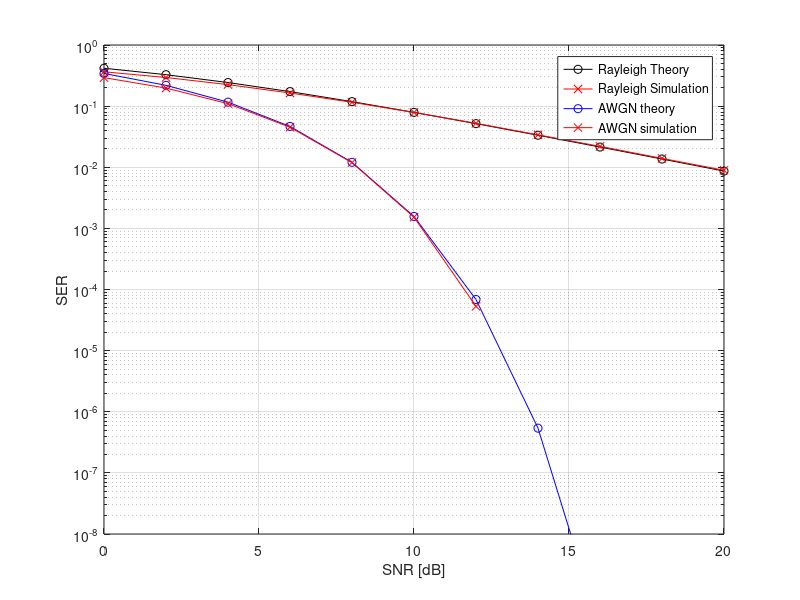

The MATLAB script that drew this image:
close all
clear all
clc

j = sqrt(-1);                           % define complex number
N = 1e6;                               % define number of symbols
s = [-1+j -1-j +1+j +1-j];              % define BPSK symbols
s = s/norm(s)*sqrt(length(s));          % normalize the energy
SNR_dB = 0:2:20;             % range of SNR dB values
SNR = db2pow(SNR_dB);                   % convert dB to power
sigma = 1./sqrt(2*SNR);                 % define noise standard deviation
error = zeros(1,length(SNR));           % initialize the error
error_awgn = zeros(1,length(SNR));           % initialize the error

% Ps_theory = 2.*(qfunc(sqrt(SNR))) + (qfunc(sqrt(SNR))).^2;
Ps_rayleigh = zeros(length(SNR), 1);
Ps_gaussian = zeros(length(SNR), 1);

a = 1;
for i = 1:length(SNR)    
    txd = randsrc(1,N,s);                   % generate QPSK symbols
    txd = repmat(txd,[a,1]);

    noise = randn(a,N) + j*randn(a,N);      % generate noise
    ch = (randn(a,N)+j*randn(a,N))/sqrt(2); % generate complex-gaussian channel with unit power

    % rayleigh fading and AWGN channel porcess
    rxd = ch.*txd + noise.*sigma(i);
    rxd_awgn = txd + noise.*sigma(i);
    
    % ML decoding (find minimum distance)
    ML =  [   (rxd-(s(1)*ones(a,length(rxd))).*ch).^2;
              (rxd-(s(2)*ones(a,length(rxd))).*ch).^2;
              (rxd-(s(3)*ones(a,length(rxd))).*ch).^2;
              (rxd-(s(4)*ones(a,length(rxd))).*ch).^2];           
    
    [ ~, index] = min(ML,[],1);               
    index(index == 1) = s(1);
    index(index == 2) = s(2);  
    index(index == 3) = s(3);
    index(index == 4) = s(4);     
    
    ML_awgn =  [   (rxd_awgn-(s(1)*ones(a,length(rxd)))).^2;
              (rxd_awgn-(s(2)*ones(a,length(rxd_awgn)))).^2;
              (rxd_awgn-(s(3)*ones(a,length(rxd_awgn)))).^2;
              (rxd_awgn-(s(4)*ones(a,length(rxd_awgn)))).^2];           
    [ ~, index_awgn] = min(ML_awgn,[],1);               
    index_awgn(index_awgn == 1) = s(1);
    index_awgn(index_awgn == 2) = s(2);  
    index_awgn(index_awgn == 3) = s(3);
    index_awgn(index_awgn == 4) = s(4);     
    
    % count the error
    error(i) = size(find(index-txd),2);

    error_awgn(i) = size(find(index_awgn-txd),2);

    % theory
    gamma_i = SNR(i);
    Ps_gaussian(i) = 2.*(qfunc(sqrt(gamma_i))) + (qfunc(sqrt(gamma_i))).^2;
    Ps_rayleigh(i) = 1 / (1+gamma_i) - (1/4)*(1 / (2*gamma_i+1));
    % Ps_rayleigh(i) = 0.5 * (1 - sqrt(gamma_i / (2 + gamma_i)));
    
end
error = error/N;
error_awgn = error_awgn/N;

M = 4;
b = sqrt((2*(sin(pi/M))^2)^2.*SNR/2)./sqrt(1 + (2*(sin(pi/M))^2)^2.*SNR/2);
Pe = ((M-1)/M).*(1-b.*((M-1)/M)^-1/pi.*(pi/2+atan(b*cot(pi/M))));    

figure(1)
% semilogy(SNR_dB,Ps_theory,'k-o');
semilogy(SNR_dB, Ps_rayleigh, 'ko-', 'LineWidth', 0.5); % Rayleigh
hold on;
semilogy(SNR_dB,error,'r-x');
hold on;
semilogy(SNR_dB, Ps_gaussian, 'bo-', 'LineWidth', 0.5); % AWGN
hold on;
semilogy(SNR_dB,error_awgn,'r-x');
hold on;

grid on;

axis([min(SNR_dB) max(SNR_dB) 10^-8 10^0])
legend('Rayleigh Theory','Rayleigh Simulation', "AWGN theory", "AWGN simulation");
xlabel('SNR [dB]');
ylabel('SER');

SISO_SER=error;
save("SISO_SER","SISO_SER");


